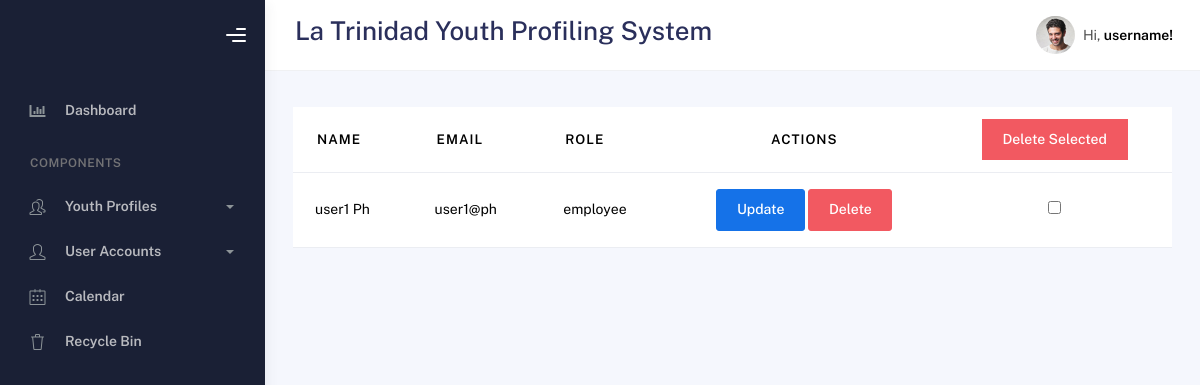
/bootstrap/temp_accounts.php, run on the app's committed database.
### tables this page shows
CREATE TABLE `account` (
  `id` int(250) NOT NULL,
  `email` varchar(50) NOT NULL,
  `password` varchar(50) NOT NULL,
  `FirstName` varchar(50) NOT NULL,
  `LastName` varchar(50) NOT NULL,
  `role` enum('admin','employee') NOT NULL DEFAULT 'employee'
);

### bootstrap/temp_accounts.php (the view, shortened to what this page needs)
<?php
include("../conne.php");
$excluded_email = 'administrator@ph';
?>
<!DOCTYPE html>
<html lang="en">
  <head>
    <link rel="stylesheet" href="assets/css/bootstrap.min.css" />
    <link rel="stylesheet" href="assets/css/plugins.min.css" />
    <link rel="stylesheet" href="assets/css/kaiadmin.min.css" />
  </head>
  <body>
    <div class="wrapper">
      <div class="sidebar" data-background-color="dark">
        <div class="sidebar-logo">
          <div class="logo-header" data-background-color="dark">
            <div class="nav-toggle">
              <button class="btn btn-toggle toggle-sidebar">
                <i class="gg-menu-right"></i>
              </button>
            </div>
          </div>
        </div>
        <div class="sidebar-wrapper scrollbar scrollbar-inner">
          <div class="sidebar-content">
            <ul class="nav nav-secondary">
              <li class="nav-item">
                <a
                  href="temp_homepage.php"
                  aria-expanded="false"
                >
                  <i class="fas fa-chart-bar"></i>
                  <p>Dashboard</p>
                </a>
              </li>
              <li class="nav-section">
                <h4 class="text-section">Components</h4>
              </li>
              <li class="nav-item">
                <a data-bs-toggle="collapse" href="#tables">
                  <i class="fas icon-people"></i>
                  <p>Youth Profiles</p>
                  <span class="caret"></span>
                </a>
              </li>
              <li class="nav-item">
                <a data-bs-toggle="collapse" href="#forms">
                  <i class="fas icon-user" active></i>
                  <p>User Accounts</p>
                  <span class="caret"></span>
                </a>
              </li>
              <li class="nav-item">
                <a href="calendar.php">
                  <i class="fas icon-calendar"></i>
                  <p>Calendar</p>
                </a>
              </li>
              <li class="nav-item">
                <a href="temp_recycle.php">
                  <i class="fas icon-trash"></i>
                  <p>Recycle Bin</p>
                </a>
              </li>
            </ul>
          </div>
        </div>
      </div>
      <div class="main-panel">
        <div class="main-header">
          <nav
            class="navbar navbar-header navbar-header-transparent navbar-expand-lg border-bottom"
          >
            <div class="container-fluid">
              <h2>La Trinidad Youth Profiling System</h2>
              <ul class="navbar-nav topbar-nav ms-md-auto align-items-center">
                <li class="nav-item topbar-user dropdown hidden-caret">
                  <a
                    class="dropdown-toggle profile-pic"
                    data-bs-toggle="dropdown"
                    aria-expanded="false">
                    <div class="avatar-sm">
                      <img
                        src="assets/img/profile.jpg"
                        alt="..."
                        class="avatar-img rounded-circle"
                      />
                    </div>
                    <span class="profile-username">
                      <span class="op-7">Hi,</span>
                      <span class="fw-bold">username!</span>
                    </span>
                  </a>
                </li>
              </ul>
            </div>
          </nav>
        </div>
        <div class="content">
        <h1>User Accounts</h1>
        <?php
        $sql_fetch = "SELECT * FROM account WHERE email != '$excluded_email' AND role != 'admin'";
        $sql_result = mysqli_query($conn, $sql_fetch);
        if ($sql_result && mysqli_num_rows($sql_result) > 0) {
            ?>
            <div class="section">
            <div class="table-responsive">
                <form id="profilesForm" method="POST" action="delete_multiple_acc.php">
                  <table class="table table-hover" id="add-row">
                    <thead>
                        <tr>
                            <th>Name</th>
                            <th>Email</th>
                            <th>Role</th>
                            <th><center>Actions</center></th>
                            <th><center>
                                <button type="submit" style="border-radius:0"class="btn btn-danger btn-delete" onclick="return confirm('Are you sure you want to delete the selected profiles?');">
                                    Delete Selected
                                </center></button>
                            </th>
                        </tr>
                      </thead>
                      <tbody>
                        <?php
                        while ($row = mysqli_fetch_assoc($sql_result)) {
                            $id = $row['id'];
                            $lname = $row['LastName'];
                            $fname = $row['FirstName'];
                            $email = $row['email'];
                            $role = $row['role'];
                            $fullName = $fname . ' ' . $lname;
                            ?>
                            <tr>
                                <td><?= $fullName; ?></td>
                                <td style="text-transform:lowercase"><?= $email; ?></td>
                                <td><?= $role; ?></td>
                                <td><center>
                                    <a href="temp_update_acc.php?id=<?= $id; ?>" class="btn btn-primary">Update</a>
                                    <a href="temp_delete_acc.php?id=<?= $id; ?>" class="btn btn-danger" onclick="return confirm('Are you sure you want to delete this profile?');">Delete</a>
                                </center></td>
                                <td><center><input type="checkbox" name="selectedProfiles[]" value="<?= $id; ?>"></center></td>
                            </tr>
                        <?php } ?>
                      </tbody>
                    </table>
                </div>
            </div>
        <?php } else { ?>
            <p>No accounts found.</p>
        <?php } ?>
    </div>
  </div>
  </div>
</body>
</html>

### bootstrap/temp_accounts.php (style rules this page uses)
#profilesForm { padding-top: 55px; padding-right: 3%; padding-left: 3%; }

### data on the page
account: fullName "user1 Ph", email "user1@ph", role "employee"
